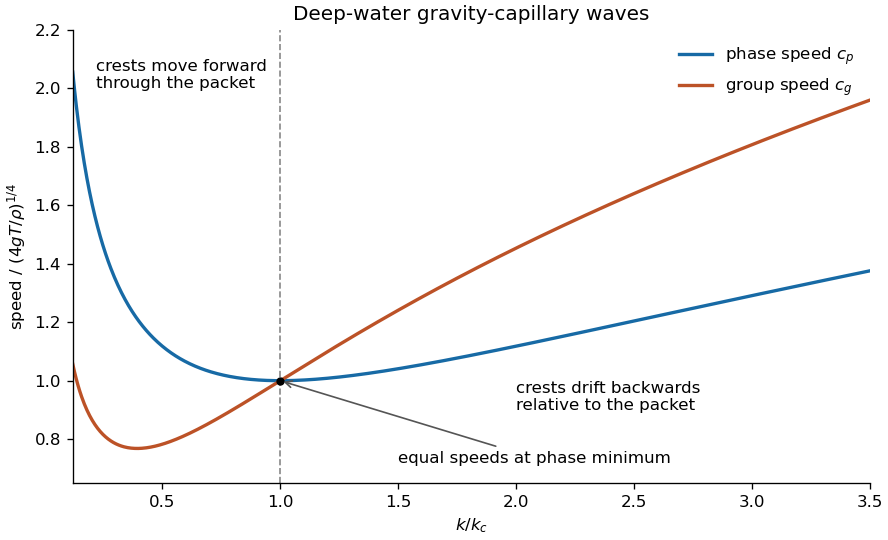

This figure's Python source:
"""Original diagram; Python 3.14.4, numpy 2.3.5, matplotlib 3.10.7.
Run with CWD the matching _media directory; output is relative to CWD.
"""
import matplotlib
matplotlib.use('Agg')
import matplotlib.pyplot as plt
import numpy as np
q=np.linspace(.12,3.5,900)
cp=np.sqrt((q+1/q)/2)
cg=(1+3*q*q)/(2*np.sqrt(2*q*(1+q*q)))
fig,ax=plt.subplots(figsize=(7.4,4.5),layout='constrained',facecolor='white')
ax.plot(q,cp,label=r'phase speed $c_p$',color='#176aa5',lw=2)
ax.plot(q,cg,label=r'group speed $c_g$',color='#bc5227',lw=2)
ax.axvline(1,color='#888888',ls='--',lw=1);ax.plot(1,1,'ko',ms=4)
ax.annotate('equal speeds at phase minimum',(1,1),(1.5,.72),arrowprops=dict(arrowstyle='->',color='#555555'),fontsize=10)
ax.text(.22,2.0,'crests move forward\nthrough the packet',fontsize=10)
ax.text(2.0,.90,'crests drift backwards\nrelative to the packet',fontsize=10)
ax.set(xlabel=r'$k/k_c$',ylabel=r'speed / $(4gT/\rho)^{1/4}$',xlim=(.12,3.5),ylim=(.65,2.2))
ax.set_title('Deep-water gravity-capillary waves');ax.legend(frameon=False,loc='upper right')
ax.spines[['top','right']].set_visible(False)
fig.savefig('2013-capillary-speeds.png',dpi=120,facecolor='white')
